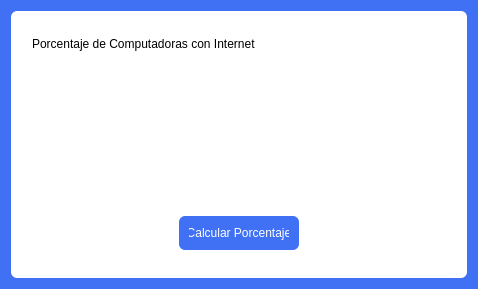
<?xml version="1.0" encoding="UTF-8"?>
<ui version="4.0">
 <class>Dialog</class>
 <widget class="QDialog" name="Dialog">
  <property name="geometry">
   <rect>
    <x>0</x>
    <y>0</y>
    <width>456</width>
    <height>274</height>
   </rect>
  </property>
  <property name="windowTitle">
   <string>Dialog</string>
  </property>
  <property name="styleSheet">
   <string notr="true">  background-color: #4070f4;</string>
  </property>
  <layout class="QGridLayout" name="gridLayout_2">
   <item row="0" column="0">
    <widget class="QFrame" name="frame">
     <property name="styleSheet">
      <string notr="true">border-radius:6px;
background-color:white;</string>
     </property>
     <property name="frameShape">
      <enum>QFrame::StyledPanel</enum>
     </property>
     <property name="frameShadow">
      <enum>QFrame::Raised</enum>
     </property>
     <layout class="QGridLayout" name="gridLayout">
      <item row="0" column="0">
       <widget class="QFrame" name="frame_7">
        <property name="frameShape">
         <enum>QFrame::StyledPanel</enum>
        </property>
        <property name="frameShadow">
         <enum>QFrame::Raised</enum>
        </property>
        <layout class="QVBoxLayout" name="verticalLayout_8">
         <item>
          <widget class="QLabel" name="titulo">
           <property name="styleSheet">
            <string notr="true">font: 11pt &quot;Bahnschrift Light SemiCondensed&quot;;
margin: 5px 0 0 0;
</string>
           </property>
           <property name="text">
            <string>Porcentaje de Computadoras con Internet</string>
           </property>
           <property name="alignment">
            <set>Qt::AlignLeading|Qt::AlignLeft|Qt::AlignTop</set>
           </property>
          </widget>
         </item>
         <item>
          <widget class="QFrame" name="frame_2">
           <property name="frameShape">
            <enum>QFrame::StyledPanel</enum>
           </property>
           <property name="frameShadow">
            <enum>QFrame::Raised</enum>
           </property>
           <layout class="QVBoxLayout" name="verticalLayout_5">
            <item>
             <widget class="QLabel" name="respuesta">
              <property name="styleSheet">
               <string notr="true">
font: 9pt &quot;Bahnschrift Light SemiCondensed&quot;;
</string>
              </property>
              <property name="text">
               <string/>
              </property>
              <property name="alignment">
               <set>Qt::AlignCenter</set>
              </property>
             </widget>
            </item>
           </layout>
          </widget>
         </item>
        </layout>
       </widget>
      </item>
      <item row="1" column="0">
       <widget class="QFrame" name="frame_8">
        <property name="styleSheet">
         <string notr="true">margin:100px 0 0 0;</string>
        </property>
        <property name="frameShape">
         <enum>QFrame::StyledPanel</enum>
        </property>
        <property name="frameShadow">
         <enum>QFrame::Raised</enum>
        </property>
        <layout class="QVBoxLayout" name="verticalLayout_6">
         <item>
          <widget class="QPushButton" name="btn_calcular">
           <property name="styleSheet">
            <string notr="true">QPushButton{ 
  width: 100%;
  padding: 10px;
  border-radius: 6px;
  line-height: 18px;
  background-color: #4070f4;
  color:white;
font: 10pt &quot;Bahnschrift Light SemiCondensed&quot;;
margin:0 150px 10px 150px;}

QPushButton:hover{
  background-color: darkblue;}</string>
           </property>
           <property name="text">
            <string>Calcular Porcentaje</string>
           </property>
          </widget>
         </item>
        </layout>
       </widget>
      </item>
     </layout>
    </widget>
   </item>
  </layout>
 </widget>
 <resources/>
 <connections/>
</ui>
